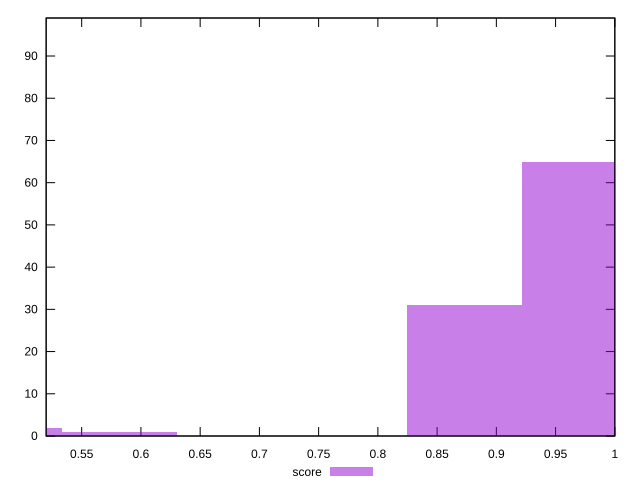

This chart was generated by the following gnuplot code:
reset

$score <<EOF
0.5822462981997439 1
0.4852052484997866 2
0.8733694472996159 31
0.9704104969995732 65
EOF

set key outside below
set boxwidth 0.09704104969995732
set xrange [0.52:1]
set yrange [0:99]
set trange [0:99]
set style fill transparent solid 0.5 noborder
set terminal svg size 640, 490 enhanced background rgb 'white'
set output "report/report_00029_2021-02-24T13-36-40.390Z/mainthread-work-breakdown/samples/card/score/histogram.svg"

plot $score title "score" with boxes

reset
